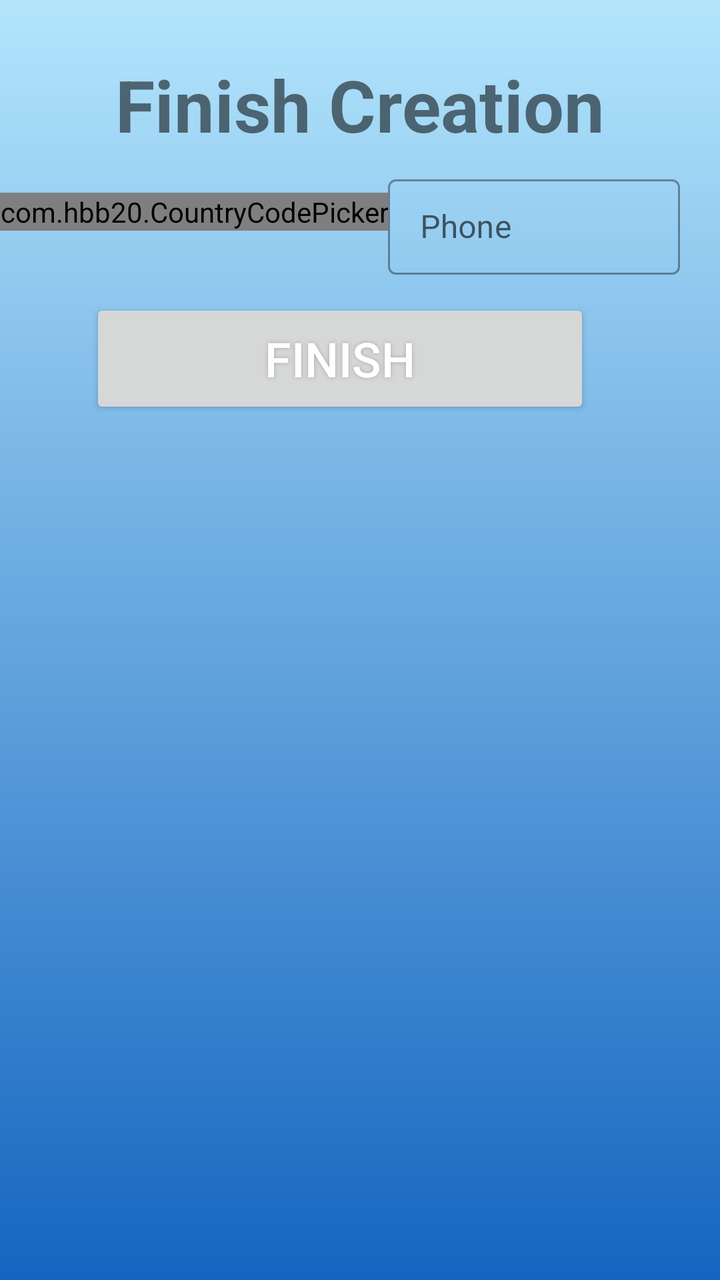
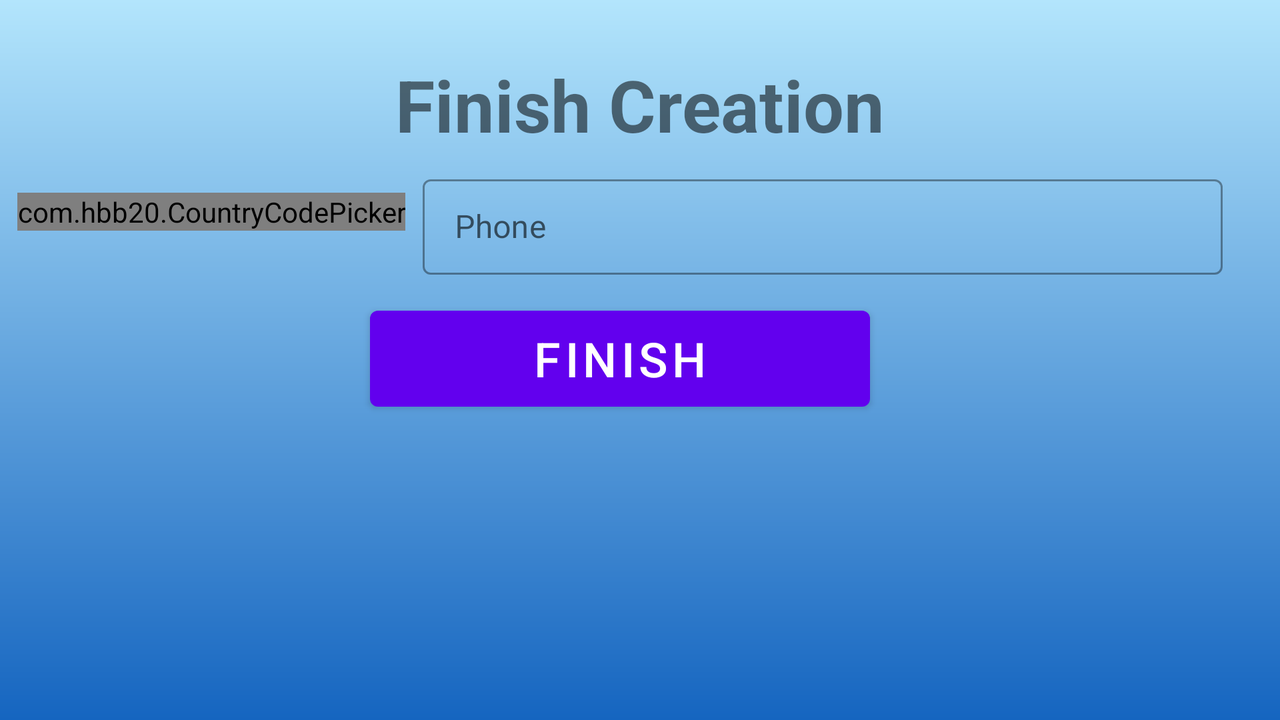

First picture: res/layout/ on a phone held upright. Second picture: the repository's own variant of that layout, on a device whose configuration matches the variant's folder. Source for both follows.
<!-- AndroidManifest.xml: application theme AppTheme -->
<!-- res/layout/activity_finish_google_account.xml -->
<?xml version="1.0" encoding="utf-8"?>
<androidx.constraintlayout.widget.ConstraintLayout xmlns:android="http://schemas.android.com/apk/res/android"
xmlns:app="http://schemas.android.com/apk/res-auto"
xmlns:tools="http://schemas.android.com/tools"
android:layout_width="match_parent"
android:layout_height="match_parent"
tools:context=".FinishGoogleAccount"
android:background="@drawable/login_background">

    <com.hbb20.CountryCodePicker
        android:id="@+id/ccp"
        android:layout_width="wrap_content"
        android:layout_height="wrap_content"
        android:layout_marginTop="20dp"
        app:ccp_autoDetectCountry="true"
        app:layout_constraintEnd_toStartOf="@+id/phoneInputLayout"
        app:layout_constraintHorizontal_bias="0.83"
        app:layout_constraintStart_toStartOf="parent"
        app:layout_constraintTop_toBottomOf="@id/createAccountTextView" />

    <com.google.android.material.textview.MaterialTextView
        android:id="@+id/createAccountTextView"
        android:layout_width="match_parent"
        android:layout_height="wrap_content"
        android:layout_marginTop="28dp"
        android:text="@string/finishAccount"
        android:textSize="36sp"
        android:textStyle="bold"
        android:textAlignment="center"
        app:layout_constraintEnd_toEndOf="parent"
        app:layout_constraintHorizontal_bias="0.5"
        app:layout_constraintStart_toStartOf="parent"
        app:layout_constraintTop_toTopOf="parent" />

    <com.google.android.material.textfield.TextInputLayout
        android:id="@+id/phoneInputLayout"
        style="@style/Widget.MaterialComponents.TextInputLayout.OutlinedBox.Dense"
        android:layout_width="0dp"
        android:layout_height="wrap_content"
        android:layout_marginTop="8dp"
        android:layout_marginEnd="20dp"
        android:hint="@string/phone"
        app:layout_constraintEnd_toEndOf="@+id/createAccountTextView"
        app:layout_constraintStart_toEndOf="@id/ccp"
        app:layout_constraintTop_toBottomOf="@+id/createAccountTextView"
        app:layout_constraintWidth_max="400dp">

        <com.google.android.material.textfield.TextInputEditText
            android:id="@+id/phoneInput"
            android:layout_width="match_parent"
            android:layout_height="wrap_content"
            android:drawableStart="@drawable/ic_phone_24dp"
            android:drawablePadding="10dp"
            android:inputType="text"
            android:maxLines="1" />
    </com.google.android.material.textfield.TextInputLayout>

    <Button
        android:id="@+id/finishAccountButton"

        android:layout_width="250dp"
        android:layout_height="60dp"

        android:layout_marginTop="12dp"
        android:shadowColor="#A8A8A8"
        android:shadowDx="0"
        android:shadowDy="0"
        android:shadowRadius="5"
        android:text="@string/finish"
        android:textColor="#FFFFFF"
        android:textSize="24sp"
        app:layout_constraintEnd_toEndOf="@+id/phoneInputLayout"
        app:layout_constraintHorizontal_bias="0.5"
        app:layout_constraintStart_toStartOf="@+id/ccp"
        app:layout_constraintTop_toBottomOf="@+id/phoneInputLayout" />

</androidx.constraintlayout.widget.ConstraintLayout>
<!-- resources referenced by this layout -->
<resources>
  <!-- drawable login_background (drawable) -->
  <?xml version="1.0" encoding="utf-8"?>
  <shape xmlns:android="http://schemas.android.com/apk/res/android"
      android:shape="rectangle">
  
      <gradient
          android:startColor="@color/primaryColor"
          android:endColor="@color/secondaryColor"
          android:angle="90"
          android:type="linear" />
  
  </shape>
  <string name="finish">Finish</string>
  <string name="finishAccount">Finish Creation</string>
  <string name="phone">Phone</string>
  <color name="primaryColor">#1565c0</color>
  <color name="secondaryColor">#b3e5fc</color>
</resources>
<!-- res/layout-land/activity_finish_google_account.xml (the author's variant of the layout above) -->
<!-- drawn on the phone turned sideways -->
<?xml version="1.0" encoding="utf-8"?>
<androidx.constraintlayout.widget.ConstraintLayout xmlns:android="http://schemas.android.com/apk/res/android"
xmlns:app="http://schemas.android.com/apk/res-auto"
xmlns:tools="http://schemas.android.com/tools"
android:layout_width="match_parent"
android:layout_height="match_parent"
tools:context=".views.FinishGoogleAccount"
android:background="@drawable/login_background">

    <com.hbb20.CountryCodePicker
        android:id="@+id/ccp"
        android:layout_width="wrap_content"
        android:layout_height="wrap_content"
        android:layout_marginTop="20dp"
        app:ccp_autoDetectCountry="true"
        app:layout_constraintEnd_toStartOf="@+id/phoneInputLayout"
        app:layout_constraintHorizontal_bias="0.83"
        app:layout_constraintStart_toStartOf="parent"
        app:layout_constraintTop_toBottomOf="@id/createAccountTextView" />

    <com.google.android.material.textview.MaterialTextView
        android:id="@+id/createAccountTextView"
        android:layout_width="match_parent"
        android:layout_height="wrap_content"
        android:layout_marginTop="28dp"
        android:text="@string/finishAccount"
        android:textSize="36sp"
        android:textStyle="bold"
        android:textAlignment="center"
        app:layout_constraintEnd_toEndOf="parent"
        app:layout_constraintHorizontal_bias="0.5"
        app:layout_constraintStart_toStartOf="parent"
        app:layout_constraintTop_toTopOf="parent" />

    <com.google.android.material.textfield.TextInputLayout
        android:id="@+id/phoneInputLayout"
        style="@style/Widget.MaterialComponents.TextInputLayout.OutlinedBox.Dense"
        android:layout_width="0dp"
        android:layout_height="wrap_content"
        android:layout_marginTop="8dp"
        android:layout_marginEnd="20dp"
        android:hint="@string/phone"
        app:layout_constraintEnd_toEndOf="@+id/createAccountTextView"
        app:layout_constraintStart_toEndOf="@id/ccp"
        app:layout_constraintTop_toBottomOf="@+id/createAccountTextView"
        app:layout_constraintWidth_max="400dp">

        <com.google.android.material.textfield.TextInputEditText
            android:id="@+id/phoneInput"
            android:layout_width="match_parent"
            android:layout_height="wrap_content"
            android:drawableStart="@drawable/ic_phone_24dp"
            android:drawablePadding="10dp"
            android:inputType="text"
            android:maxLines="1" />
    </com.google.android.material.textfield.TextInputLayout>

    <com.google.android.material.button.MaterialButton
        android:id="@+id/finishAccountButton"

        android:layout_width="250dp"
        android:layout_height="60dp"
        android:layout_marginTop="12dp"
        android:elevation="6dp"
        android:text="@string/finish"
        android:textColor="@color/primaryTextColor"
        android:textSize="24sp"
        app:layout_constraintEnd_toEndOf="@+id/phoneInputLayout"
        app:layout_constraintHorizontal_bias="0.5"
        app:layout_constraintStart_toStartOf="@+id/ccp"
        app:layout_constraintTop_toBottomOf="@+id/phoneInputLayout" />

</androidx.constraintlayout.widget.ConstraintLayout>
<!-- resources referenced by the variant -->
<!-- as the phone turned sideways resolves them -->
<resources>
  <color name="primaryTextColor">#ffffff</color>
  <!-- drawable login_background (drawable) -->
  <?xml version="1.0" encoding="utf-8"?>
  <shape xmlns:android="http://schemas.android.com/apk/res/android"
      android:shape="rectangle">
  
      <gradient
          android:startColor="@color/primaryColor"
          android:endColor="@color/secondaryColor"
          android:angle="90"
          android:type="linear" />
  
  </shape>
  <string name="finish">Finish</string>
  <string name="finishAccount">Finish Creation</string>
  <string name="phone">Phone</string>
  <color name="primaryColor">#1565c0</color>
  <color name="secondaryColor">#b3e5fc</color>
</resources>
